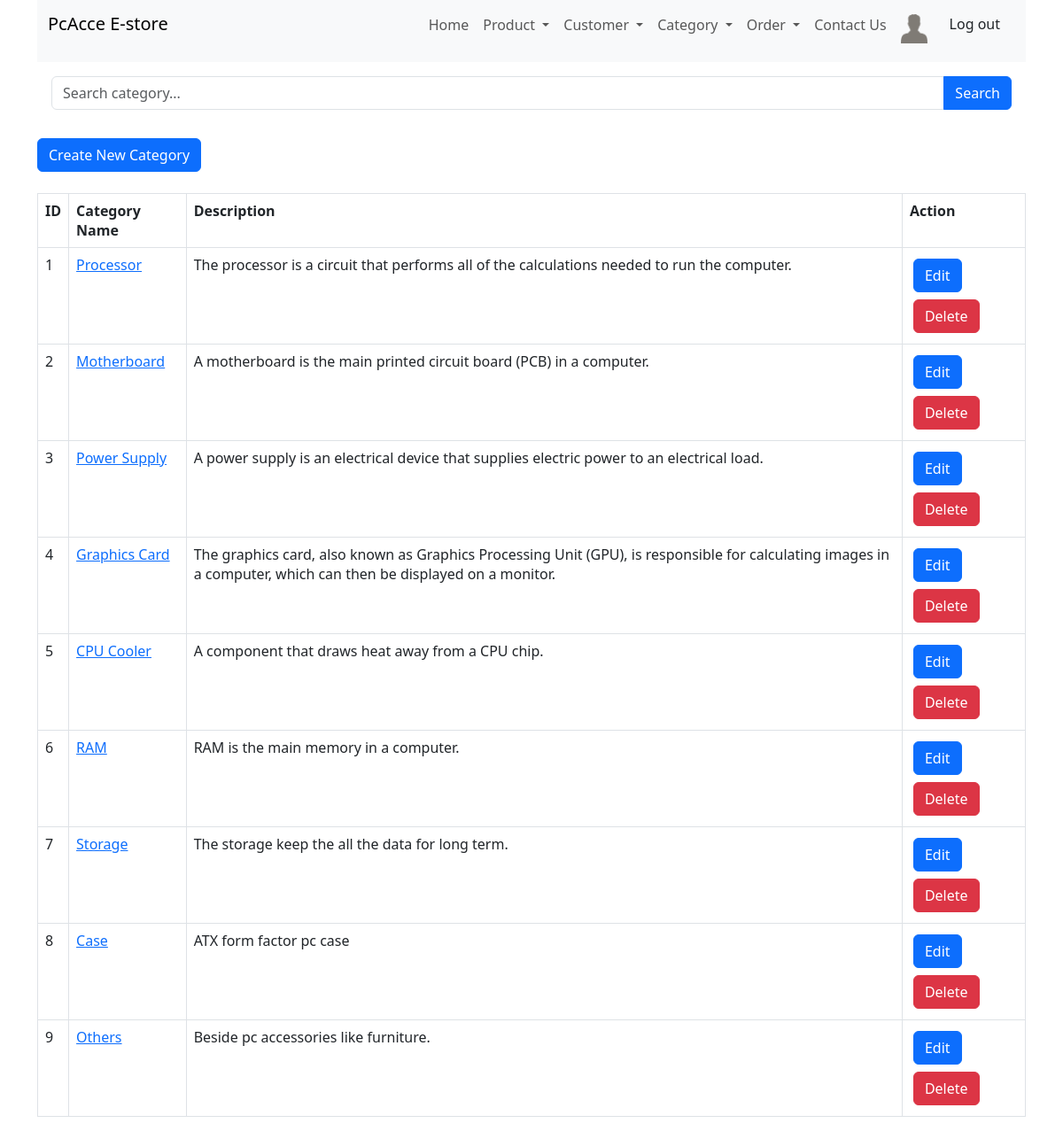
Screenshot of /category_read.php (signed in) with the database file from the repository.
### tables this page shows
CREATE TABLE `category` (
  `category_id` int(11) NOT NULL,
  `category_name` varchar(20) NOT NULL,
  `description` text NOT NULL
);

### category_read.php (the view, shortened to what this page needs)
<html lang="en">
<head>
    <link href="https://cdn.jsdelivr.net/npm/bootstrap@5.3.0/dist/css/bootstrap.min.css" rel="stylesheet">
</head>
<body>
    <div class="container">
        <?php
        include 'menu/menu.php';
        ?>
        <?php
        include 'config/database.php';
        $searchKeyword = isset($_GET['search']) ? $_GET['search'] : '';
        $query = "SELECT * FROM category";
        $query .= " ORDER BY category_id ASC";
        $stmt = $con->prepare($query);
        $stmt->execute();
        $num = $stmt->rowCount();
        echo '<div class="p-3">
            <form method="GET" action="">
                <div class="input-group mb-3">
                    <input type="text" class="form-control" name="search" placeholder="Search category..." value="' . str_replace('%', '', $searchKeyword) . '">
                    <button class="btn btn-primary" type="submit">Search</button>
                </div>
            </form>
        </div>';
        echo "<div><a href='category_create.php' class='btn btn-primary m-b-1em'>Create New Category</a></div>" . "<br>";
        if ($num > 0) {
            echo "<table id='product_table' class='table table-hover table-responsive table-bordered'>";
            echo "<tr>";
            echo "<th>ID</th>";
            echo "<th>Category Name</th>";
            echo "<th>Description</th>";
            echo "<th>Action</th>";
            echo "</tr>";
            while ($row = $stmt->fetch(PDO::FETCH_ASSOC)) {
                extract($row);
                echo "<tr>";
                echo "<td>{$category_id}</td>";
                echo "<td><a href='category_read_one.php?id={$category_id}'>{$category_name}</a></td>";
                echo "<td>{$description}</td>";
                echo "<td>";
                echo "<a href='category_update.php?id={$category_id}' class='btn btn-primary m-r-1em m-1'>Edit</a>";
                echo "<a href='#' onclick='delete_product({$category_id});'  class='btn btn-danger m-1'>Delete</a>";
                echo "</td>";
                echo "</tr>";
            }
            echo "</table>";
        } else {
            echo "<div class='alert alert-danger'>No records found.</div>";
        }
        ?>
    </div>
</body>
</html>

### rows the page displays
category: category_id "1", category_name "Processor", description "The processor is a circuit that performs all of the calculations needed to run the computer."
category: category_id "2", category_name "Motherboard", description "A motherboard is the main printed circuit board (PCB) in a computer."
category: category_id "3", category_name "Power Supply", description "A power supply is an electrical device that supplies electric power to an electrical load."
category: category_id "4", category_name "Graphics Card", description "The graphics card, also known as Graphics Processing Unit (GPU), is responsible for calculating images in a computer, which can then be displayed on a monitor."
category: category_id "5", category_name "CPU Cooler", description "A component that draws heat away from a CPU chip."
category: category_id "6", category_name "RAM", description "RAM is the main memory in a computer."
category: category_id "7", category_name "Storage", description "The storage keep the all the data for long term."
category: category_id "8", category_name "Case", description "ATX form factor pc case"
category: category_id "9", category_name "Others", description "Beside pc accessories like furniture."
